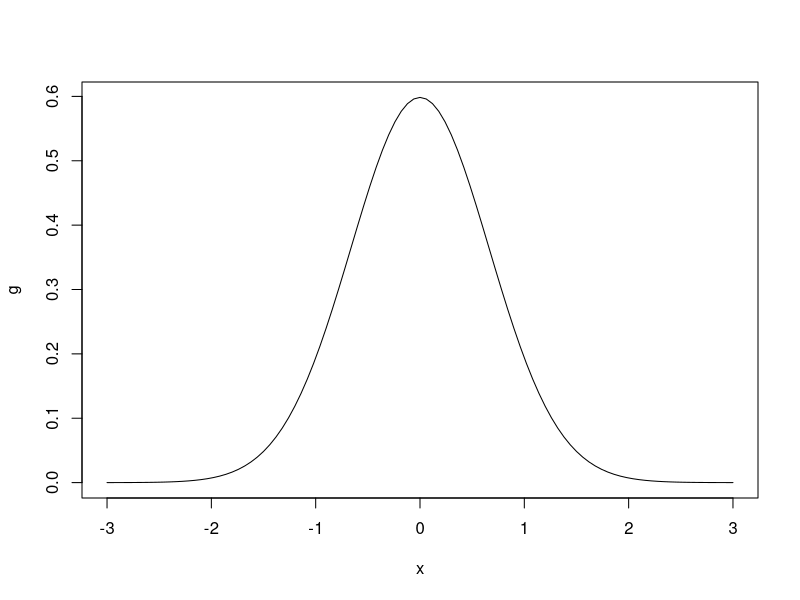

Generate this figure with R:
rm(list=ls())

#### Monte-Carlo method for checking the formula for G ####
set.seed(1)
R<-1E5
x<-replicate(R, median(rnorm(3)))
summary(x)
G<-function(z)pnorm(z)^2*(3-2*pnorm(z))
G_hat<-function(z)mean(x<z)

v<-(-10:10)/10
A<-cbind(v,sapply(v,G),sapply(v,G_hat))
colnames(A)<-c("z","G(z)","G_hat(z)")
A[,2:3]<-round(A[,2:3],4)
A
max(abs(apply(A[,2:3],1,diff)))<.1^floor(log10(R)/2) # TRUE


#### Confidence interval ####
## Quantile "a" via Newton-Raphson's method:
alpha<-.05
alpha1<-alpha/2
alpha2<-alpha/2

G<-function(z)pnorm(z)^2*(3-2*pnorm(z))
g<-function(z)6*dnorm(z)*pnorm(z)*(1-pnorm(z))

qmedian<-function(p){
  y<-0
  niter<-0
  while(abs(G(y)-p)>1E-3){
    y<-y-(G(y)-p)/g(y)
    niter<-niter+1
    if(niter>100)break
  }
  return(y)
}

( a<-qmedian(alpha1) )
( b<-qmedian(1-alpha2) )
all.equal(abs(a),b) # TRUE
plot(g,xlim=c(-3,3)) # Symmetric

set.seed(1)
R<-1E5
theta<-3.2
x<-replicate(R, abs(median(rnorm(3,mean=theta))-theta)<abs(b) )
round(mean(x),floor(log10(R)/2)) # 0.95
